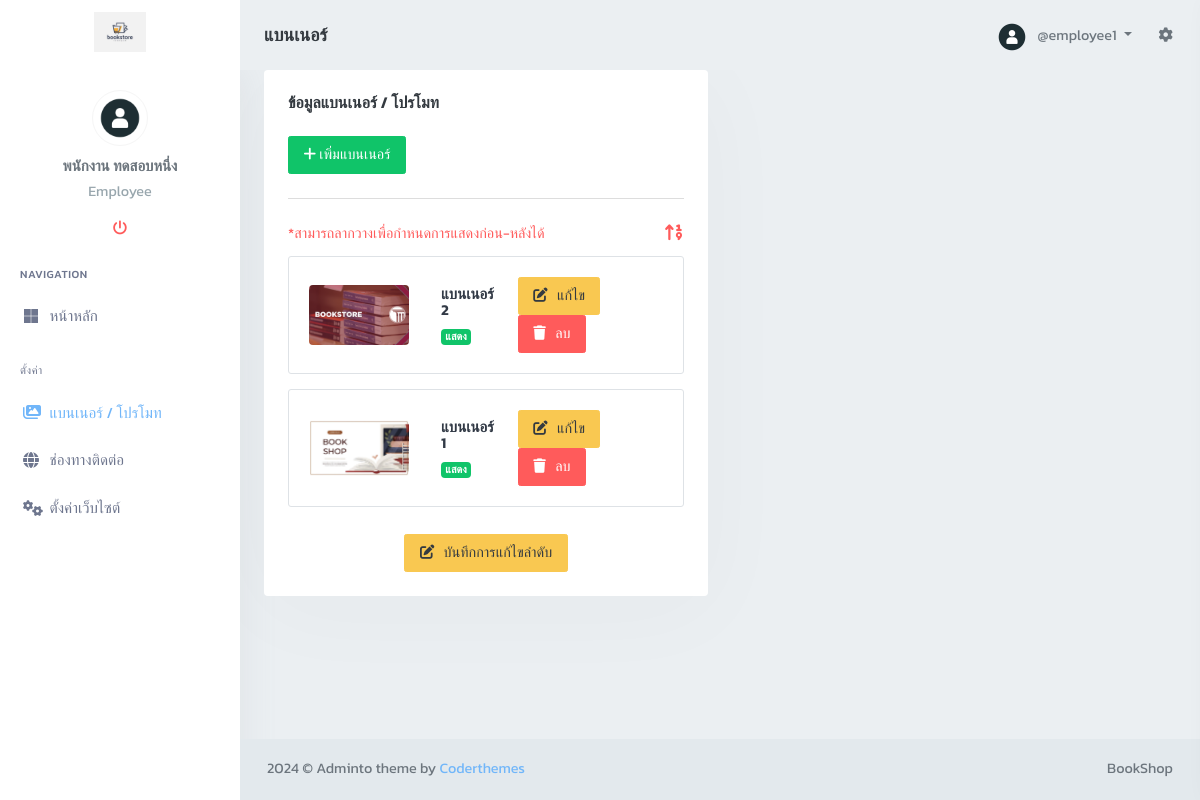
/admin/banner_show (signed in), run on the app's committed database.
### tables this page shows
CREATE TABLE `bs_employees` (
  `emp_id` int(11) NOT NULL COMMENT 'รหัสพนักงาน',
  `emp_profile` varchar(100) NOT NULL COMMENT 'โปรไฟล์',
  `emp_fname` varchar(50) NOT NULL COMMENT 'ชื่ิอ',
  `emp_lname` varchar(50) NOT NULL COMMENT 'นามสกุล',
  `emp_username` varchar(50) NOT NULL COMMENT 'ชื่อผู้ใช้',
  `emp_password` varchar(255) NOT NULL COMMENT 'รหัสผ่าน',
  `emp_email` varchar(100) NOT NULL COMMENT 'อีเมล',
  `emp_status` tinyint(1) NOT NULL DEFAULT 1 COMMENT 'สถานะ 1 = ใช้งานได้, 0 = บล็อค',
  `emp_time_create` timestamp NOT NULL DEFAULT current_timestamp() COMMENT 'วัน เวลาสร้าง',
  `emp_time_update` timestamp NOT NULL DEFAULT current_timestamp() ON UPDATE current_timestamp() COMMENT 'วัน เวลาแก้ไข'
);

CREATE TABLE `bs_settings_website` (
  `st_id` int(11) NOT NULL COMMENT 'รหัสรายการตั้งค่า',
  `st_name` varchar(100) NOT NULL COMMENT 'รายการตั้งค่า',
  `st_detail` text DEFAULT NULL COMMENT 'รายละเอียดการตั้งค่า',
  `st_status` tinyint(1) NOT NULL DEFAULT 1 COMMENT 'สถานะ 1 = แสดง, 0 = ไม่แสดง',
  `st_time` timestamp NOT NULL DEFAULT current_timestamp() ON UPDATE current_timestamp() COMMENT 'วัน เวลา'
);

CREATE TABLE `bs_banners` (
  `bn_id` int(11) NOT NULL COMMENT 'รหัสแบนเนอร์',
  `bn_name` varchar(100) NOT NULL COMMENT 'ชื่ิอแบนเนอร์',
  `bn_img` varchar(100) NOT NULL COMMENT 'รูปแบนเนอร์',
  `bn_link` text NOT NULL DEFAULT '#' COMMENT 'URL แบนเนอร์',
  `bn_number_list` int(11) NOT NULL COMMENT 'ลำดับการแสดงแบนเนอร์',
  `bn_status` tinyint(1) NOT NULL DEFAULT 0 COMMENT 'สถานะ 1 แสด, 0 = ไม่แสดง',
  `bn_time_create` timestamp NOT NULL DEFAULT current_timestamp() COMMENT 'วัน เวลาสร้าง',
  `bn_time_update` timestamp NOT NULL DEFAULT current_timestamp() ON UPDATE current_timestamp() COMMENT 'วัน เวลาแก้ไช'
);

### admin/banner_show.php (the view, shortened to what the rows shown need)
<?php
require_once("../db/connectdb.php");
require_once("../includes/salt.php");
require_once("../includes/functions.php");
require_once("../db/controller/BannerController.php");
require_once('../db/controller/LoginController.php');
$BannerController = new BannerController($conn);
$banners = $BannerController->getBanner();
?>
<!DOCTYPE html>
<html lang="en">
<head>
    <?php require_once('layouts/head.php') ?>
</head>
<body class="loading" data-layout-color="light" data-layout-mode="default" data-layout-size="fluid" data-topbar-color="light" data-leftbar-position="fixed" data-leftbar-color="light" data-leftbar-size='default' data-sidebar-user='true'>
    <div id="wrapper">
        <?php require_once('layouts/nav_topbar.php') ?>
        <?php require_once('layouts/nav_leftbar.php') ?>
        <div class="content-page">
            <div class="content">
                <div class="container-fluid">
                    <div class="row">
                        <div class="col-6">
                            <div class="card">
                                <div class="card-body taskboard-box">
                                    <?php if ($banners) { ?>
                                        <ul class="sortable-list list-unstyled taskList" id="upcoming">
                                            <?php foreach ($banners as $row) { ?>
                                                <li data-id="<?php echo $row['bn_id']; ?>">
                                                    <div class="kanban-box">
                                                        <div class="">
                                                            <div class="d-flex justify-content-between align-items-center">
                                                                <ul class="list-inline d-flex justify-content-center align-items-center">
                                                                    <li class="list-inline-item">
                                                                        <img src="../uploads/img_banner/<?php echo $row['bn_img']; ?>" alt="img" class="avatar-sm rounded" style="width: 100px; height: 60px; object-fit: cover;">
                                                                    </li>
                                                                    <li class="list-inline-item mx-3">
                                                                        <h5 class="mt-0 text-dark">
                                                                            <?php
                                                                            $originalName = $row['bn_name'];
                                                                            $shortName = shortenName($originalName);
                                                                            echo $shortName;
                                                                            ?>
                                                                        </h5>
                                                                        <?php if ($row['bn_status'] == 1) { ?>
                                                                            <span class="badge bg-success float-start">แสดง</span>
                                                                        <?php } else { ?>
                                                                            <span class="badge bg-danger float-start">ไม่แสดง</span>
                                                                        <?php } ?>
                                                                    </li>
                                                                </ul>
                                                                <ul class="list-inline align-self-end">
                                                                    <?php
                                                                    $originalId = $row["bn_id"];
                                                                    $base64Encoded   = encodeBase64ID($originalId, $salt1, $salt2);
                                                                    ?>
                                                                    <li class="list-inline-item">
                                                                        <a href="banner_edit_form?id=<?php echo $base64Encoded ?>" class="btn btn-warning">
                                                                            <i class="fa-solid fa-pen-to-square me-1"></i>
                                                                            แก้ไข
                                                                        </a>
                                                                    </li>
                                                                    <li class="list-inline-item">
                                                                        <a href="banner_del_form?id=<?php echo $base64Encoded ?>" class="btn btn-danger">
                                                                            <i class="fa-solid fa-trash me-1"></i>
                                                                            ลบ
                                                                        </a>
                                                                    </li>
                                                                </ul>
                                                            </div>
                                                        </div>
                                                    </div>
                                                </li>
                                            <?php } ?>
                                        </ul>
                                    <?php } else { ?>
                                        <?php require_once("./includes/no_information.php") ?>
                                    <?php } ?>
                                </div>
                            </div>
                        </div>
                    </div>
                </div>
            </div>
            <?php require_once('layouts/nav_footer.php') ?>
    </div>
</body>
</html>

### admin/layouts/nav_topbar.php (shortened to what the rows shown need)
<?php
require_once(__DIR__ . '/../../db/connectdb.php');
require_once(__DIR__ . '/../../db/controller/LoginController.php');
$LoginController = new LoginController($conn);
$empId = $_SESSION['emp_id'];
$useLoginEmployee = $LoginController->useLoginEmployees($empId);
?>
<div class="navbar-custom">
    <ul class="list-unstyled topnav-menu float-end mb-0">
        <li class="dropdown notification-list topbar-dropdown">
            <a class="nav-link dropdown-toggle nav-user me-0 waves-effect waves-light" data-bs-toggle="dropdown" href="#" role="button" aria-haspopup="false" aria-expanded="false">
                <?php if (empty($useLoginEmployee['emp_profile'])) { ?>
                    <img src="../uploads/img_employees/default.png" alt="user-image" class="rounded-circle">
                <?php } else { ?>
                    <img src="../uploads/img_employees/<?php echo $useLoginEmployee['emp_profile'] ?>" alt="user-image" class="rounded-circle">
                <?php } ?>
                <span class="pro-user-name ms-1">
                    <?php echo "@" . $useLoginEmployee['emp_username'] ?>
                </span>
            </a>
        </li>
    </ul>
    <div class="logo-box">
        <?php
        foreach ($settingsWebsite as $setting) {
            if ($setting['st_id'] == 3) {
                $logoDetail = $setting['st_detail'];
                echo '
                            <a href="index" class="d-flex justify-content-center mt-2">
                                <span class="logo-lg">
                                    <img class="img-fluid" style="max-height:40px" src="../uploads/img_web_setting/' . $logoDetail . '" alt="">
                                </span>
                            </a>
                        ';
                break;
            }
        }
        ?>
    </div>
</div>

### admin/layouts/nav_leftbar.php (shortened to what the rows shown need)
<div class="left-side-menu">
    <div class="h-100" data-simplebar>
        <div class="user-box text-center">
            <?php if (empty($useLoginEmployee['emp_profile'])) { ?>
                <img src="../uploads/img_employees/default.png ?>" alt="user-img" title="Mat Helme" class="rounded-circle img-thumbnail avatar-md">
            <?php } else { ?>
                <img src="../uploads/img_employees/<?php echo $useLoginEmployee['emp_profile'] ?>" alt="user-img" title="Mat Helme" class="rounded-circle img-thumbnail avatar-md">
            <?php } ?>
            <div class="dropdown">
                <a href="" class="user-name h5 mt-2 mb-1 d-block"><?php echo $useLoginEmployee['emp_fname'] . " " . $useLoginEmployee['emp_lname']; ?></a>
            </div>
            <p class="text-muted left-user-info">
                <?php
                $roleMap = [
                    1 => 'super Admin',
                    2 => 'Owner',
                    3 => 'Admin',
                    4 => 'Accounting',
                    5 => 'Sale',
                    6 => 'Employee'
                ];
                $authorities = explode(',', $useLoginEmployee['authority']);
                $roles = array_map(function ($authority) use ($roleMap) {
                    return $roleMap[$authority];
                }, $authorities);
                echo implode('<br> ', $roles);
                ?>
            </p>
            <ul class="list-inline">
                <li class="list-inline-item">
                </li>
            </ul>
        </div>
    </div>
</div>
</div>

### admin/layouts/nav_footer.php (shortened to what the rows shown need)
<footer class="footer">
    <div class="container-fluid">
        <div class="row">
            <div class="col-md-6">
                <div class="text-md-end footer-links d-none d-sm-block">
                    <a href=""><?php echo $websiteName ?></a>
                </div>
            </div>
        </div>
    </div>
</footer>

### data on the page
bs_employees: emp_profile (picture), emp_username "employee1", emp_fname "พนักงาน", emp_lname "ทดสอบหนึ่ง"
bs_settings_website: st_detail (picture)
bs_banners: bn_img (picture), bn_name "แบนเนอร์ 2", bn_status "แสดง"
bs_banners: bn_img (picture), bn_name "แบนเนอร์ 1", bn_status "แสดง"
bs_settings_website: st_detail "BookShop"

### other printed values
$titlePage "แบนเนอร์"
implode('<br> ', $roles) "Employee"
